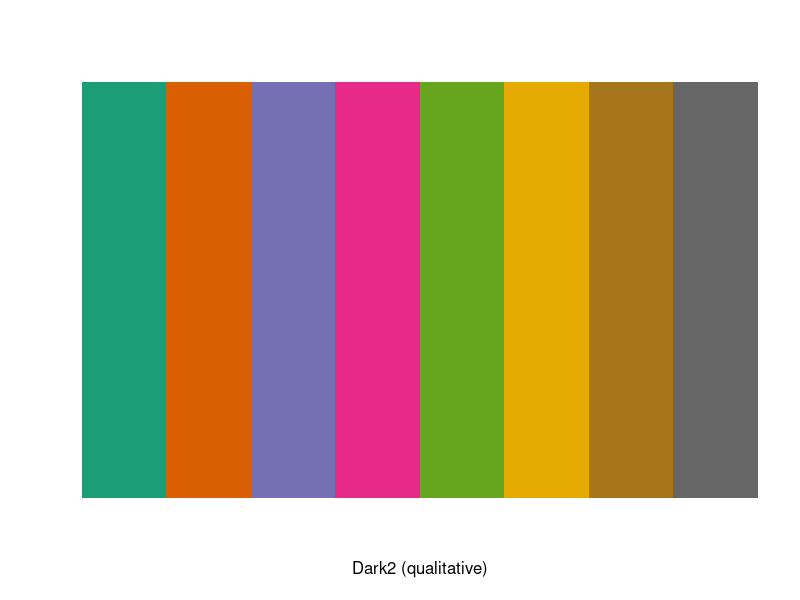
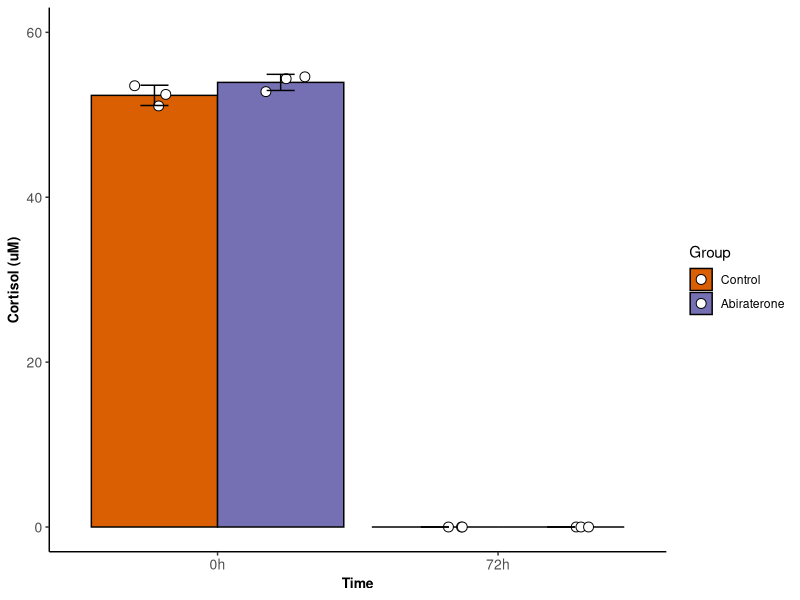
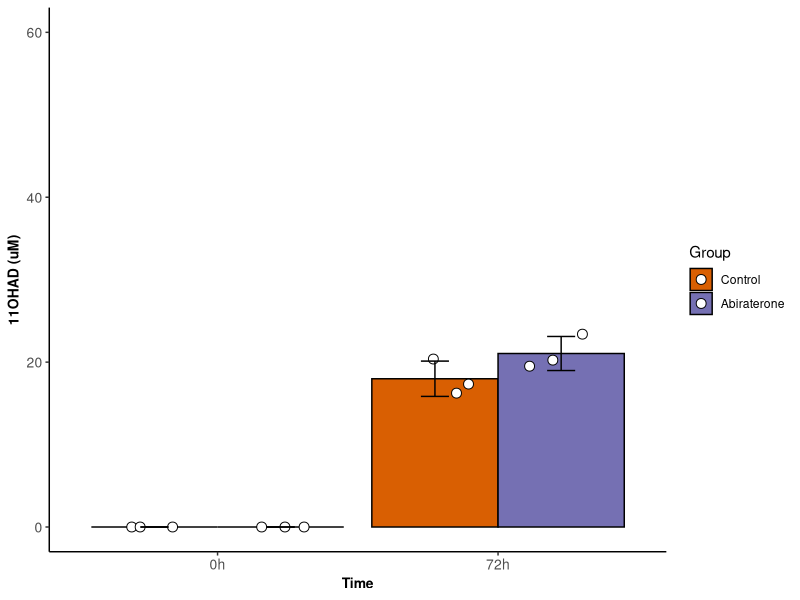
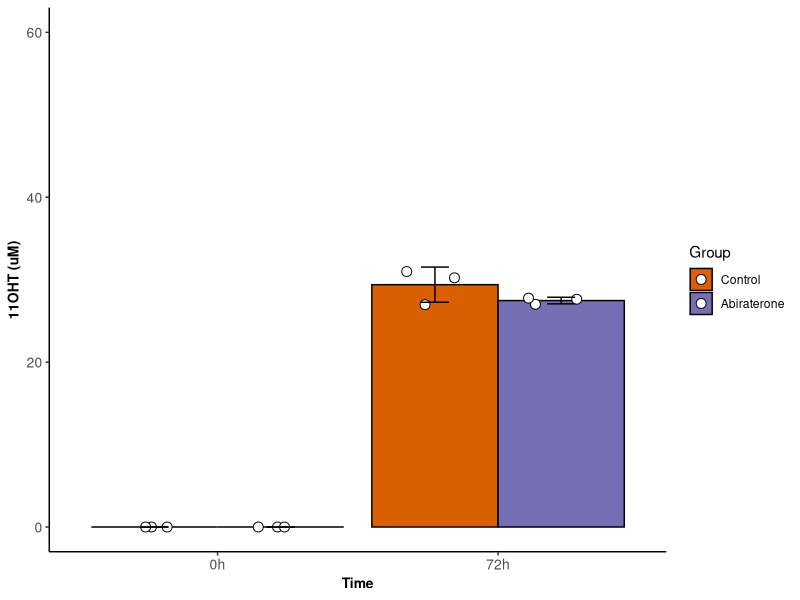
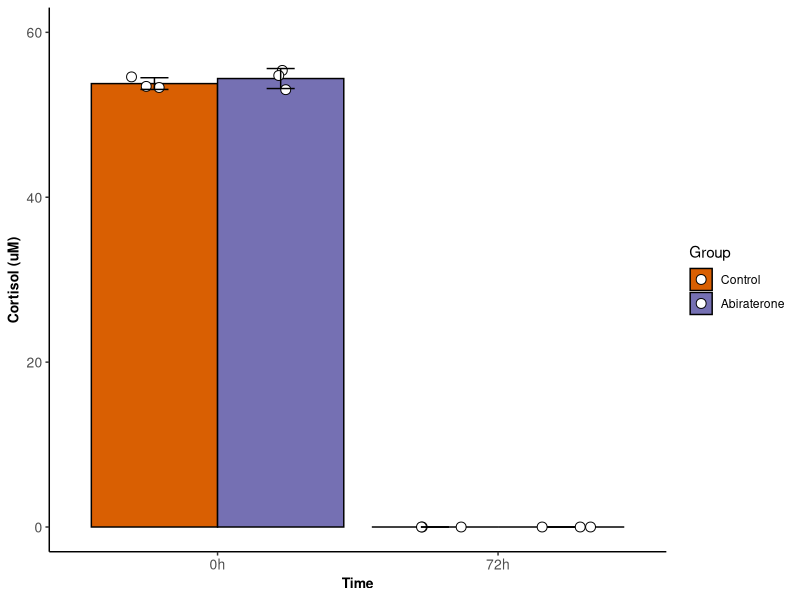
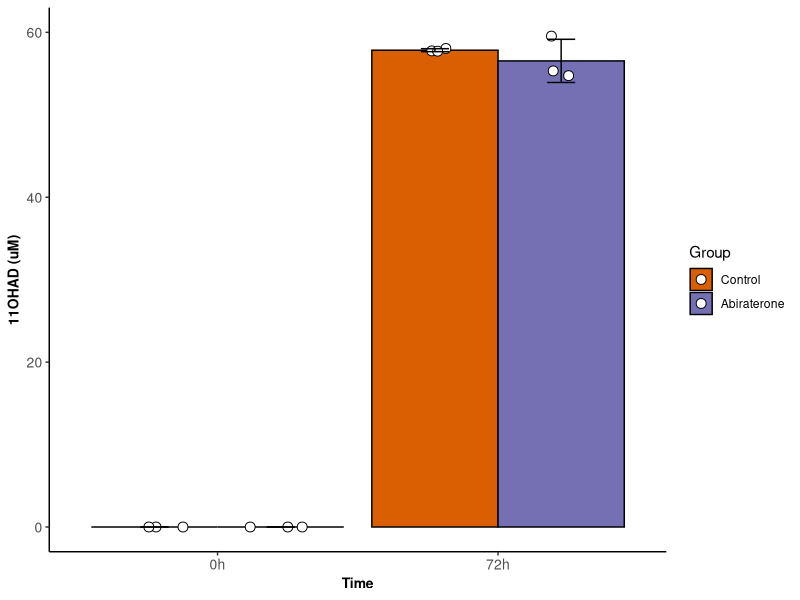
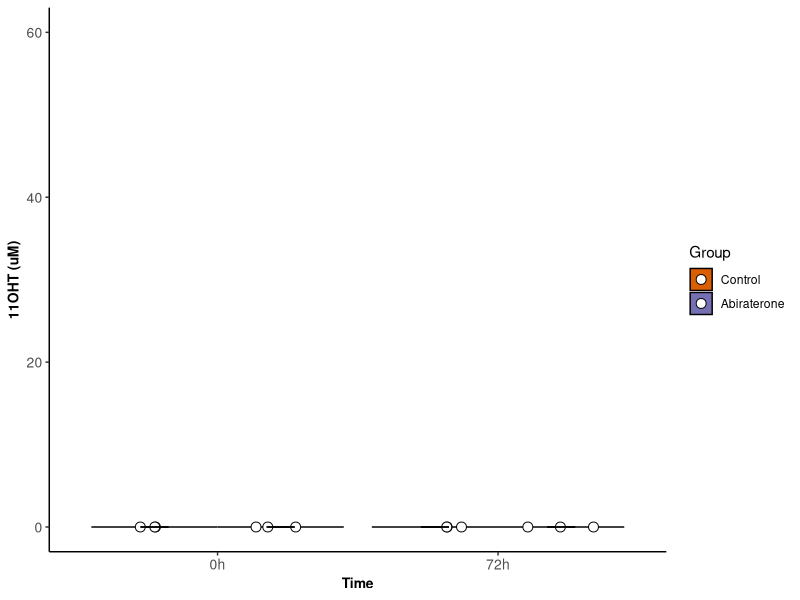
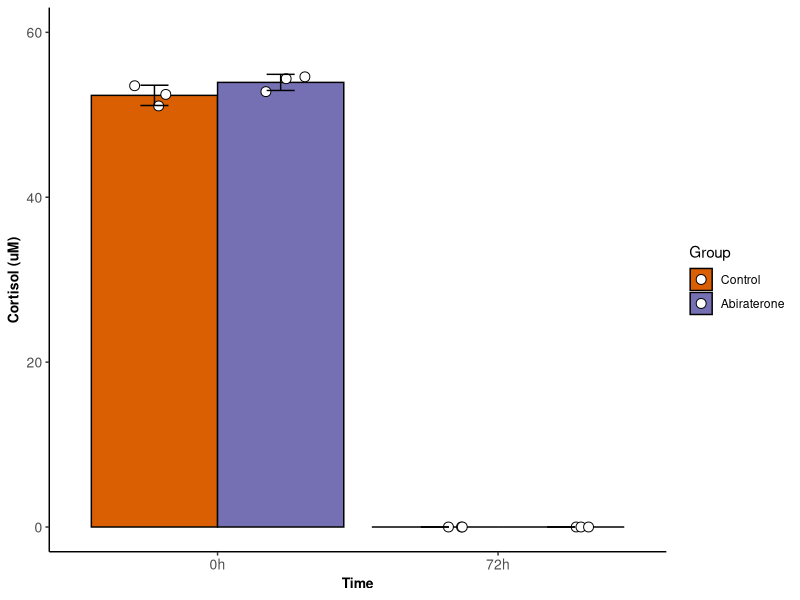

The R script that drew these images, in order:
## ---- chunk 1
knitr::opts_chunk$set(echo = TRUE)
## ---- chunk 2
getwd()
## ---- chunk 3
library(ggplot2)
library(ape)
library(plyr)
library(RColorBrewer)
library(reshape2)
library(scales)
library(dplyr)
library(ggpubr) 
library(cowplot) 
library(readr)
library(stats)
library(readr)
## ---- chunk 4
d1 <- read.csv("Abiraterone_cortisol_overtime.csv") 
head(d1)
## ---- chunk 5
format.A <-  theme_classic()+ theme(plot.title = element_text(size= 11, hjust=0.5, face="bold"))+ 
  theme(axis.text = element_text(size = 10)) + theme(axis.title = element_text(size = 10, face="bold")) + 
  theme(strip.text = element_text( size = 10, face= "bold")) + theme(legend.position = "none")

format.B <-  theme_classic()+ theme(plot.title = element_text(size= 11, hjust=0.5, face="bold"))+ 
  theme(axis.text = element_text(size = 10)) + theme(axis.title = element_text(size = 10, face="bold")) + 
  theme(strip.text = element_text( size = 10, face= "bold")) 
## ---- chunk 6
display.brewer.pal(n = 8, name = 'Dark2')
brewer.pal(n = 8, name = "Dark2")
## ---- chunk 7
d1$Group = factor(d1$Group,order = TRUE, levels = c("Control", "Abiraterone"))
## ---- chunk 8
d1_Plym <- subset(d1, Strain == "Plym")
d1_Csci <- subset(d1, Strain == "Csci")
## ---- chunk 9
d1_Plym_summary <- d1_Plym %>%
  group_by(Group,Time) %>%
  summarise(
    
    Cortisol_sd = sd(Cortisol),
    OHAD_sd = sd(OHAD),
    OHT_sd = sd(OHT),
    
    Cortisol = mean(Cortisol),
    OHAD = mean(OHAD),
    OHT = mean(OHT)
  )

head(d1_Plym_summary)
View(d1_Plym_summary)

## ---- chunk 10

p1 <- ggplot(d1_Plym, aes(x = Time, y = Cortisol, fill = Group)) +
  geom_bar(data = d1_Plym_summary, aes(y = Cortisol), stat = "identity", position = position_dodge(),color="black") +
  geom_point(position = position_jitterdodge(jitter.width = 0.5, dodge.width = 0.9), aes(color = Group), 
             shape = 21, size = 3, stroke = 0.5, fill = "white")  + 
  geom_errorbar(data = d1_Plym_summary, aes(ymin = Cortisol - Cortisol_sd, ymax = Cortisol + Cortisol_sd), 
                width = .2, position = position_dodge(0.9)) + 
  scale_fill_manual(values = c( "#D95F02" ,"#7570B3" ,"#E7298A","#66A61E", "#E6AB02", "#A6761D", "#666666")) + 
  scale_color_manual(values = c( "black" ,"black" ,"black", "#66A61E", "#E6AB02", "#A6761D", "#666666","#1B9E77"))  + ylim(0,60) +
  format.B + labs(x="Time", y="Cortisol (uM)") 

print(p1)

ggsave("Plym_Abiraterone_cortisol.pdf", height = 3.5, width = 3.6)

## ---- chunk 11

p2 <- ggplot(d1_Plym, aes(x = Time, y = OHAD, fill = Group)) +
  geom_bar(data = d1_Plym_summary, aes(y = OHAD), stat = "identity", position = position_dodge(),color="black") +
  geom_point(position = position_jitterdodge(jitter.width = 0.5, dodge.width = 0.9), aes(color = Group), 
             shape = 21, size = 3, stroke = 0.5, fill = "white")  + 
  geom_errorbar(data = d1_Plym_summary, aes(ymin = OHAD - OHAD_sd, ymax = OHAD + OHAD_sd), 
                width = .2, position = position_dodge(0.9)) + 
  scale_fill_manual(values = c( "#D95F02" ,"#7570B3" ,"#E7298A","#66A61E", "#E6AB02", "#A6761D", "#666666")) + 
  scale_color_manual(values = c( "black" ,"black" ,"black", "#66A61E", "#E6AB02", "#A6761D", "#666666","#1B9E77"))  + ylim(0,60) +
  format.B + labs(x="Time", y="11OHAD (uM)") 

print(p2)

ggsave("Plym_Abiraterone_OHAD.pdf", height = 3.5, width = 3.6)

## ---- chunk 12

p3 <- ggplot(d1_Plym, aes(x = Time, y = OHT, fill = Group)) +
  geom_bar(data = d1_Plym_summary, aes(y = OHT), stat = "identity", position = position_dodge(),color="black") +
  geom_point(position = position_jitterdodge(jitter.width = 0.5, dodge.width = 0.9), aes(color = Group), 
             shape = 21, size = 3, stroke = 0.5, fill = "white")  + 
  geom_errorbar(data = d1_Plym_summary, aes(ymin = OHT - OHT_sd, ymax = OHT + OHT_sd), 
                width = .2, position = position_dodge(0.9)) + 
  scale_fill_manual(values = c( "#D95F02" ,"#7570B3" ,"#E7298A","#66A61E", "#E6AB02", "#A6761D", "#666666")) + 
  scale_color_manual(values = c( "black" ,"black" ,"black", "#66A61E", "#E6AB02", "#A6761D", "#666666","#1B9E77"))  + ylim(0,60) +
  format.B + labs(x="Time", y="11OHT (uM)") 

print(p3)

ggsave("Plym_Abiraterone_OHT.pdf", height = 3.5, width = 3.6)

## ---- chunk 13

d1_Csci_summary <- d1_Csci %>%
  group_by(Group,Time) %>%
  summarise(
    
    Cortisol_sd = sd(Cortisol),
    OHAD_sd = sd(OHAD),
    OHT_sd = sd(OHT),
    
    Cortisol = mean(Cortisol),
    OHAD = mean(OHAD),
    OHT = mean(OHT)

  )

head(d1_Csci_summary)
View(d1_Csci_summary)

## ---- chunk 14

p4 <- ggplot(d1_Csci, aes(x = Time, y = Cortisol, fill = Group)) +
  geom_bar(data = d1_Csci_summary, aes(y = Cortisol), stat = "identity", position = position_dodge(),color="black") +
  geom_point(position = position_jitterdodge(jitter.width = 0.5, dodge.width = 0.9), aes(color = Group), 
             shape = 21, size = 3, stroke = 0.5, fill = "white")  + 
  geom_errorbar(data = d1_Csci_summary, aes(ymin = Cortisol - Cortisol_sd, ymax = Cortisol + Cortisol_sd), 
                width = .2, position = position_dodge(0.9)) + 
  scale_fill_manual(values = c( "#D95F02" ,"#7570B3" ,"#E7298A","#66A61E", "#E6AB02", "#A6761D", "#666666")) + 
  scale_color_manual(values = c( "black" ,"black" ,"black", "#66A61E", "#E6AB02", "#A6761D", "#666666","#1B9E77"))  + ylim(0,60) +
  format.B + labs(x="Time", y="Cortisol (uM)") 

print(p4)

ggsave("Csci_Abiraterone_cortisol.pdf", height = 3.5, width = 3.6)

## ---- chunk 15
p5 <- ggplot(d1_Csci, aes(x = Time, y = OHAD, fill = Group)) +
  geom_bar(data = d1_Csci_summary, aes(y = OHAD), stat = "identity", position = position_dodge(),color="black") +
  geom_point(position = position_jitterdodge(jitter.width = 0.5, dodge.width = 0.9), aes(color = Group), 
             shape = 21, size = 3, stroke = 0.5, fill = "white")  + 
  geom_errorbar(data = d1_Csci_summary, aes(ymin = OHAD - OHAD_sd, ymax = OHAD + OHAD_sd), 
                width = .2, position = position_dodge(0.9)) + 
  scale_fill_manual(values = c( "#D95F02" ,"#7570B3" ,"#E7298A","#66A61E", "#E6AB02", "#A6761D", "#666666")) + 
  scale_color_manual(values = c( "black" ,"black" ,"black", "#66A61E", "#E6AB02", "#A6761D", "#666666","#1B9E77"))  + ylim(0,60) +
  format.B + labs(x="Time", y="11OHAD (uM)") 

print(p5)

ggsave("Csci_Abiraterone_OHAD.pdf", height = 3.5, width = 3.6)

## ---- chunk 16

p6 <- ggplot(d1_Csci, aes(x = Time, y = OHT, fill = Group)) +
  geom_bar(data = d1_Csci_summary, aes(y = OHT), stat = "identity", position = position_dodge(),color="black") +
  geom_point(position = position_jitterdodge(jitter.width = 0.5, dodge.width = 0.9), aes(color = Group), 
             shape = 21, size = 3, stroke = 0.5, fill = "white")  + 
  geom_errorbar(data = d1_Csci_summary, aes(ymin = OHT - OHT_sd, ymax = OHT + OHT_sd), 
                width = .2, position = position_dodge(0.9)) + 
  scale_fill_manual(values = c( "#D95F02" ,"#7570B3" ,"#E7298A","#66A61E", "#E6AB02", "#A6761D", "#666666")) + 
  scale_color_manual(values = c( "black" ,"black" ,"black", "#66A61E", "#E6AB02", "#A6761D", "#666666","#1B9E77"))  + ylim(0,60) +
  format.B + labs(x="Time", y="11OHT (uM)") 

print(p6)

ggsave("Csci_Abiraterone_OHT.pdf", height = 3.5, width = 3.6)

## ---- chunk 17
d1_Plym <- subset(d1, Strain == "Plym")
d1_Csci <- subset(d1, Strain == "Csci")
## ---- chunk 18
d1_Plym_0h <- subset(d1_Plym, Time == "0h")
d1_Plym_72h <- subset(d1_Plym, Time == "72h")

pairwise.t.test(d1_Plym_0h$Cortisol, d1_Plym_0h$Group, p.adjust.method = "BH")
pairwise.t.test(d1_Plym_72h$Cortisol, d1_Plym_72h$Group, p.adjust.method = "BH")

pairwise.t.test(d1_Plym_0h$OHAD, d1_Plym_0h$Group, p.adjust.method = "BH")
pairwise.t.test(d1_Plym_72h$OHAD, d1_Plym_72h$Group, p.adjust.method = "BH")

pairwise.t.test(d1_Plym_0h$OHT, d1_Plym_0h$Group, p.adjust.method = "BH")
pairwise.t.test(d1_Plym_72h$OHT, d1_Plym_72h$Group, p.adjust.method = "BH")

## ---- chunk 19
d1_Csci_0h <- subset(d1_Csci, Time == "0h")
d1_Csci_72h <- subset(d1_Csci, Time == "72h")

pairwise.t.test(d1_Csci_0h$Cortisol, d1_Csci_0h$Group, p.adjust.method = "BH")
pairwise.t.test(d1_Csci_72h$Cortisol, d1_Csci_72h$Group, p.adjust.method = "BH")

pairwise.t.test(d1_Csci_0h$OHAD, d1_Csci_0h$Group, p.adjust.method = "BH")
pairwise.t.test(d1_Csci_72h$OHAD, d1_Csci_72h$Group, p.adjust.method = "BH")

pairwise.t.test(d1_Csci_0h$OHT, d1_Csci_0h$Group, p.adjust.method = "BH")
pairwise.t.test(d1_Csci_72h$OHT, d1_Csci_72h$Group, p.adjust.method = "BH")

## ---- chunk 20
sessionInfo()
